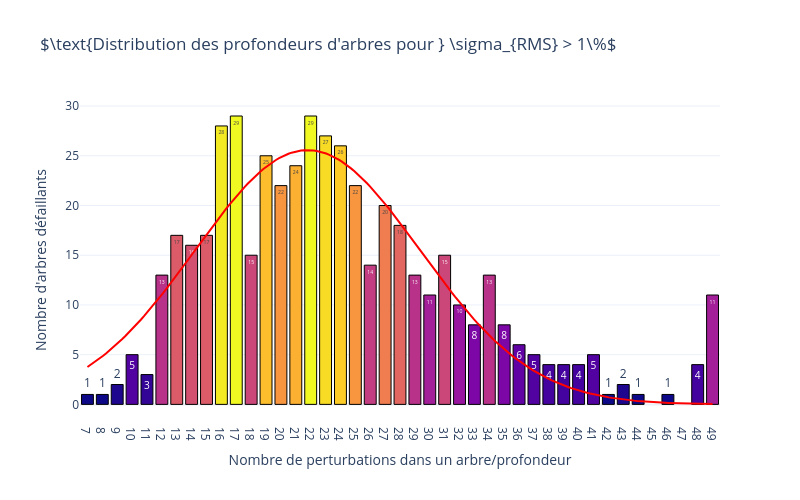

The notebook cell this image was saved under:
### Markdown cell above
Figure 3.4

### Code cell
def gaussienne(x, a, mu, sigma):
    return a * np.exp(-(x - mu)**2 / (2 * sigma**2))

directory = "results/50pert500tree/"

with open(directory + "depth_values_1.pkl", "rb") as f:
    depth_values_1 = pickle.load(f)

with open(directory + "depth_values_2.pkl", "rb") as f:
    depth_values_2 = pickle.load(f)

depth_values = depth_values_1 + depth_values_2
depth_values = depth_values
depths, occurrences = np.unique(depth_values, return_counts=True)

# Valeurs initiales pour aider la convergence
p0 = [occurrences.max(), np.average(depths, weights=occurrences), np.std(depths)]

params, cov = curve_fit(gaussienne, np.concatenate([np.linspace(1,6,6), depths]), np.concatenate([np.zeros(6), occurrences]), p0=p0)
a_fit, mu_fit, sigma_fit = params

# Courbe lissée pour l'affichage
x_fit = np.linspace(depths.min(), depths.max(), 200)
y_fit = gaussienne(x_fit, *params)


fig = go.Figure()
seuil = 0.01
fig.add_trace(go.Bar(
    x=depths,
    y=occurrences,
    marker=dict(
        color=occurrences,          # Colore la barre selon le nombre d'occurrences
        colorscale='Plasma',        # Palette de couleur distincte
        line=dict(color='black', width=1)
    ),
    text=occurrences,               # Affiche le nombre directement sur/au-dessus de la barre
    textposition='auto',
))

fig.add_trace(go.Scatter(
    x=x_fit,
    y=y_fit,
    mode='lines',
    line=dict(color='red', width=2),
))

print(f"Paramètres de la gaussienne ajustée: a={a_fit:.2f}, μ={mu_fit:.2f}, σ={sigma_fit:.2f}")
# Configuration du layout
fig.update_layout(
    title=r"$\text{Distribution des profondeurs d'arbres pour } \sigma_{RMS} > 1\%$",
    xaxis=dict(
        title="Nombre de perturbations dans un arbre/profondeur",
        tickmode='linear',          # Force l'affichage de chaque entier sur l'axe X
        dtick=1
    ),
    yaxis=dict(
        title="Nombre d'arbres défaillants"
    ),
    width=800,
    height=500,
    template="plotly_white",
    showlegend=False
)


fig.show()

### Figure 1 — Plotly figure (JSON) as saved in the notebook; plotly's stock layout.template omitted (floating-point values rounded to 4 significant figures; data arrays with more than 128 entries replaced by an {"elided": "..."} marker saying what was removed)
{"data": [{"marker": {"color": [1, 1, 2, 5, 3, 13, 17, 16, 17, 28, 29, 15, 25, 22, 24, 29, 27, 26, 22, 14, 20, 18, 13, 11, 15, 10, 8, 13, 8, 6, 5, 4, 4, 4, 5, 1, 2, 1, 1, 4, 11], "colorscale": [[0, "#0d0887"], [0.1111, "#46039f"], [0.2222, "#7201a8"], [0.3333, "#9c179e"], [0.4444, "#bd3786"], [0.5556, "#d8576b"], [0.6667, "#ed7953"], [0.7778, "#fb9f3a"], [0.8889, "#fdca26"], [1, "#f0f921"]], "line": {"color": "black", "width": 1}}, "text": [1.0, 1.0, 2.0, 5.0, 3.0, 13.0, 17.0, 16.0, 17.0, 28.0, 29.0, 15.0, 25.0, 22.0, 24.0, 29.0, 27.0, 26.0, 22.0, 14.0, 20.0, 18.0, 13.0, 11.0, 15.0, 10.0, 8.0, 13.0, 8.0, 6.0, 5.0, 4.0, 4.0, 4.0, 5.0, 1.0, 2.0, 1.0, 1.0, 4.0, 11.0], "textposition": "auto", "type": "bar", "x": [7, 8, 9, 10, 11, 12, 13, 14, 15, 16, 17, 18, 19, 20, 21, 22, 23, 24, 25, 26, 27, 28, 29, 30, 31, 32, 33, 34, 35, 36, 37, 38, 39, 40, 41, 42, 43, 44, 46, 48, 49], "y": [1, 1, 2, 5, 3, 13, 17, 16, 17, 28, 29, 15, 25, 22, 24, 29, 27, 26, 22, 14, 20, 18, 13, 11, 15, 10, 8, 13, 8, 6, 5, 4, 4, 4, 5, 1, 2, 1, 1, 4, 11]}, {"line": {"color": "red", "width": 2}, "mode": "lines", "type": "scatter", "x": {"elided": "200 float values"}, "y": {"elided": "200 float values"}}], "layout": {"height": 500, "showlegend": false, "title": {"text": "$\\text{Distribution des profondeurs d'arbres pour } \\sigma_{RMS} > 1\\%$"}, "width": 800, "xaxis": {"dtick": 1, "tickmode": "linear", "title": {"text": "Nombre de perturbations dans un arbre/profondeur"}}, "yaxis": {"title": {"text": "Nombre d'arbres défaillants"}}}}
